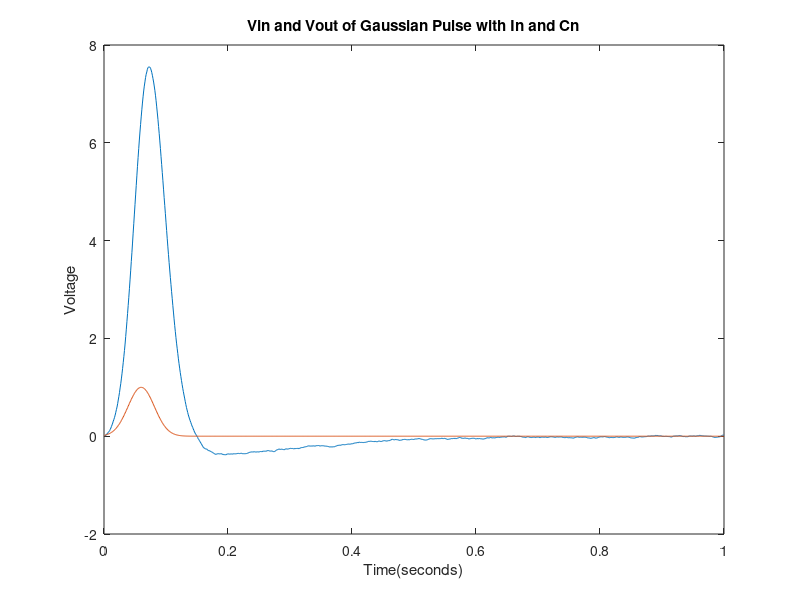
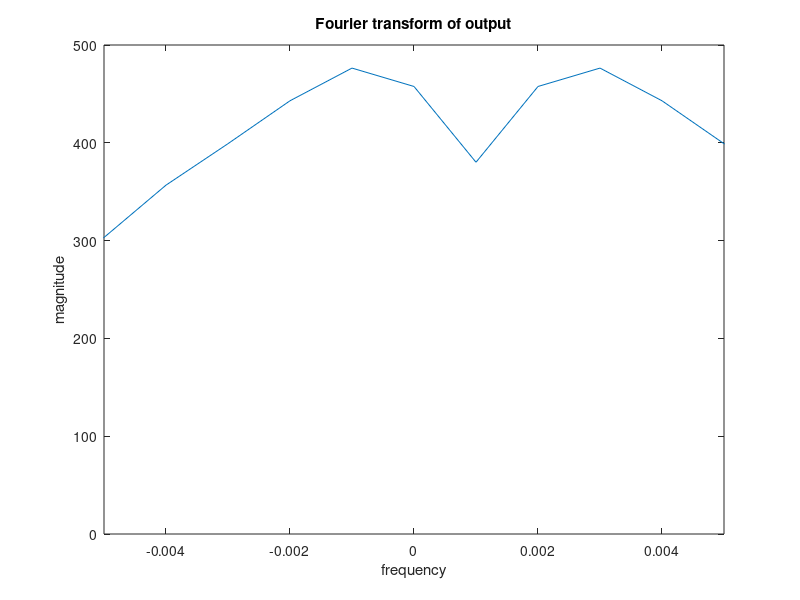
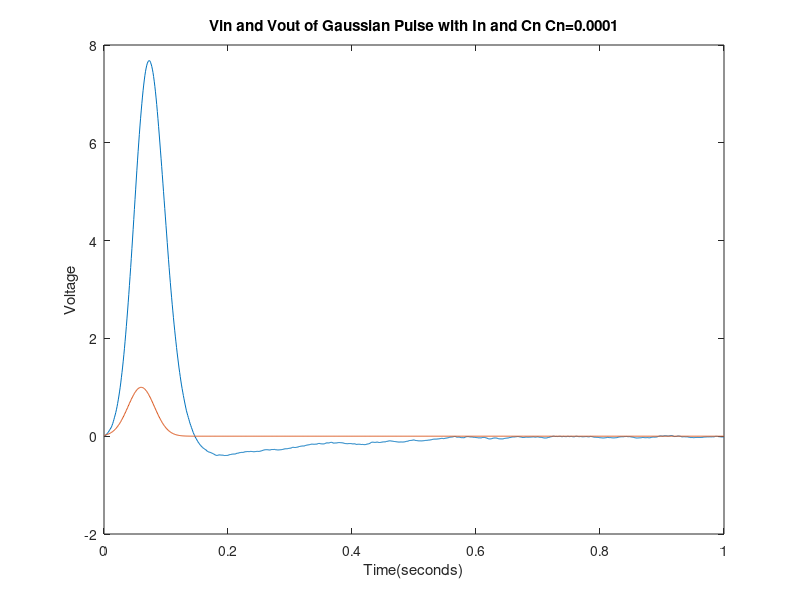
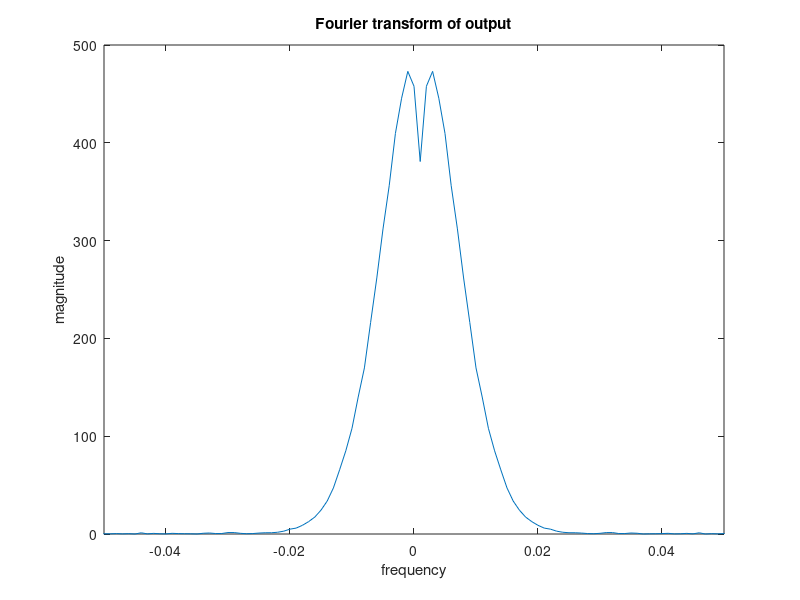

These figures' MATLAB source, in order:
clear all

runTime = 1; %given in seconds
timecuts = 1000;
dt =runTime/timecuts;

R1=1;
C1=0.25;
R2=2;
L1=0.2;
R3=10;
a=100;
R4=0.1;
Ro=1000;
Cn=0.00001;
     

C = [  0, 0,   0,  0, 0, 0, 0, 0; ... V1
     -C1,C1,   0,  0, 0, 0, 0, 0; ... V2
       0, 0, -L1,  0, 0, 0, 0, 0; ... I1
       0, 0,   0, Cn, 0, 0, 0, 0; ... V3
       0, 0,   0,  0, 0, 0, 0, 0; ... I3
       0, 0,   0, Cn, 0, 0, 0, 0; ... V4
       0, 0,   0,  0, 0, 0, 0, 0; ... In
       0, 0,   0,  0, 0, 0, 0, 0];   %Vo
   
   %     V1             V2  I1    V3  I3     V4  In            Vo  
G = [     1,             0,  0,    0,  0,     0,  0,            0; ... V1
      -1/R1, (1/R2 + 1/R1), -1,    0,  0,     0,  0,            0; ... V2
          0,             1,  0,   -1,  0,     0,  0,            0; ... I1
          0,             0, -1, 1/R3,  0,     0, -1,            0; ... V3
          0,             0,  0,    0, -a,     1,  0,            0; ... I3
          0,             0,  0, 1/R3, -1,     0, -1,            0; ... V4
          0,             0,  0,    0,  0,     0,  1,            0; ... In
          0,             0,  0,    0,  0, -1/R4,  0, (1/R4 +1/Ro)];   %Vo
   

%Gaussian pulse
mag = 1;
dev = 0.03;
delay = 0.06;
Flist = zeros(8,1,timecuts);
for count = 1:1:timecuts
    Flist(1,1,count) = mag*exp(-((count*dt-delay)/dev)^2);%for gaussian pulse
    Flist(7,1,count) = 0.001*randn;
end
Vlist = zeros(8,1,timecuts);

for count  = 2:1:timecuts
    A = C/dt +G;
    
    Vlist(:,:,count) = A\(C*Vlist(:,:,count-1)/dt +Flist(:,:,count));
end
      
V1list(1,:) = Vlist(1,1,:);
V2list(1,:) = Vlist(2,1,:);
ILlist(1,:) = Vlist(3,1,:);
I3list(1,:) = Vlist(4,1,:);
V4list(1,:) = Vlist(5,1,:);
Inlist(1,:) = Vlist(7,1,:);
Volist(1,:) = Vlist(8,1,:);

figure(1)
plot((1:timecuts).*dt,Volist(1,:))
xlabel('Time(seconds)')
ylabel('Voltage')
title('Vin and Vout of Gaussian Pulse with In and Cn')
hold on
plot((1:timecuts).*dt,V1list(1,:))
hold off

figure(2)
g = abs(fftshift(fft(Volist(1,:))));
plot(((1:length(g))/timecuts)-0.5,g)
xlim([-0.005 0.005])
xlabel('frequency')
ylabel('magnitude')
title('Fourier transform of output')

%changing Cn
Cn=0.0001;
     

C = [  0, 0,   0,  0, 0, 0, 0, 0; ... V1
     -C1,C1,   0,  0, 0, 0, 0, 0; ... V2
       0, 0, -L1,  0, 0, 0, 0, 0; ... I1
       0, 0,   0, Cn, 0, 0, 0, 0; ... V3
       0, 0,   0,  0, 0, 0, 0, 0; ... I3
       0, 0,   0, Cn, 0, 0, 0, 0; ... V4
       0, 0,   0,  0, 0, 0, 0, 0; ... In
       0, 0,   0,  0, 0, 0, 0, 0];   %Vo

%Gaussian pulse
mag = 1;
dev = 0.03;
delay = 0.06;
Flist = zeros(8,1,timecuts);
for count = 1:1:timecuts
    Flist(1,1,count) = mag*exp(-((count*dt-delay)/dev)^2);%for gaussian pulse
    Flist(7,1,count) = 0.001*randn;
end
Vlist = zeros(8,1,timecuts);

for count  = 2:1:timecuts
    A = C/dt +G;
    
    Vlist(:,:,count) = A\(C*Vlist(:,:,count-1)/dt +Flist(:,:,count));
end
      
V1list(1,:) = Vlist(1,1,:);
V2list(1,:) = Vlist(2,1,:);
ILlist(1,:) = Vlist(3,1,:);
I3list(1,:) = Vlist(4,1,:);
V4list(1,:) = Vlist(5,1,:);
Inlist(1,:) = Vlist(7,1,:);
Volist(1,:) = Vlist(8,1,:);

figure(3)
plot((1:timecuts).*dt,Volist(1,:))
xlabel('Time(seconds)')
ylabel('Voltage')
title('Vin and Vout of Gaussian Pulse with In and Cn Cn=0.0001')
hold on
plot((1:timecuts).*dt,V1list(1,:))
hold off

figure(4)
g = abs(fftshift(fft(Volist(1,:))));
plot(((1:length(g))/timecuts)-0.5,g)
xlim([-0.05 0.05])
xlabel('frequency')
ylabel('magnitude')
title('Fourier transform of output')

%new Cn
Cn=0.001;
     

C = [  0, 0,   0,  0, 0, 0, 0, 0; ... V1
     -C1,C1,   0,  0, 0, 0, 0, 0; ... V2
       0, 0, -L1,  0, 0, 0, 0, 0; ... I1
       0, 0,   0, Cn, 0, 0, 0, 0; ... V3
       0, 0,   0,  0, 0, 0, 0, 0; ... I3
       0, 0,   0, Cn, 0, 0, 0, 0; ... V4
       0, 0,   0,  0, 0, 0, 0, 0; ... In
       0, 0,   0,  0, 0, 0, 0, 0];   %Vo
   

%Gaussian pulse
mag = 1;
dev = 0.03;
delay = 0.06;
Flist = zeros(8,1,timecuts);
for count = 1:1:timecuts
    Flist(1,1,count) = mag*exp(-((count*dt-delay)/dev)^2);%for gaussian pulse
    Flist(7,1,count) = 0.001*randn;
end
Vlist = zeros(8,1,timecuts);

for count  = 2:1:timecuts
    A = C/dt +G;
    
    Vlist(:,:,count) = A\(C*Vlist(:,:,count-1)/dt +Flist(:,:,count));
end
      
V1list(1,:) = Vlist(1,1,:);
V2list(1,:) = Vlist(2,1,:);
ILlist(1,:) = Vlist(3,1,:);
I3list(1,:) = Vlist(4,1,:);
V4list(1,:) = Vlist(5,1,:);
Inlist(1,:) = Vlist(7,1,:);
Volist(1,:) = Vlist(8,1,:);

figure(5)
plot((1:timecuts).*dt,Volist(1,:))
xlabel('Time(seconds)')
ylabel('Voltage')
title('Vin and Vout of Gaussian Pulse with In and Cn Cn=0.001')
hold on
plot((1:timecuts).*dt,V1list(1,:))
hold off

figure(6)
g = abs(fftshift(fft(Volist(1,:))));
plot(((1:length(g))/timecuts)-0.5,g)
xlim([-0.05 0.05])
xlabel('frequency')
ylabel('magnitude')
title('Fourier transform of output')


%new Cn
Cn=0.01;
     

C = [  0, 0,   0,  0, 0, 0, 0, 0; ... V1
     -C1,C1,   0,  0, 0, 0, 0, 0; ... V2
       0, 0, -L1,  0, 0, 0, 0, 0; ... I1
       0, 0,   0, Cn, 0, 0, 0, 0; ... V3
       0, 0,   0,  0, 0, 0, 0, 0; ... I3
       0, 0,   0, Cn, 0, 0, 0, 0; ... V4
       0, 0,   0,  0, 0, 0, 0, 0; ... In
       0, 0,   0,  0, 0, 0, 0, 0];   %Vo
   

%Gaussian pulse
mag = 1;
dev = 0.03;
delay = 0.06;
Flist = zeros(8,1,timecuts);
for count = 1:1:timecuts
    Flist(1,1,count) = mag*exp(-((count*dt-delay)/dev)^2);%for gaussian pulse
    Flist(7,1,count) = 0.001*randn;
end
Vlist = zeros(8,1,timecuts);

for count  = 2:1:timecuts
    A = C/dt +G;
    
    Vlist(:,:,count) = A\(C*Vlist(:,:,count-1)/dt +Flist(:,:,count));
end
      
V1list(1,:) = Vlist(1,1,:);
V2list(1,:) = Vlist(2,1,:);
ILlist(1,:) = Vlist(3,1,:);
I3list(1,:) = Vlist(4,1,:);
V4list(1,:) = Vlist(5,1,:);
Inlist(1,:) = Vlist(7,1,:);
Volist(1,:) = Vlist(8,1,:);

figure(7)
plot((1:timecuts).*dt,Volist(1,:))
xlabel('Time(s)')
ylabel('Voltage')
title('Vin and Vout of Gaussian Pulse with In and Cn Cn=0.01')
hold on
plot((1:timecuts).*dt,V1list(1,:))
hold off

figure(8)
g = abs(fftshift(fft(Volist(1,:))));
plot(((1:length(g))/timecuts)-0.5,g)
xlim([-0.05 0.05])
xlabel('frequency')
ylabel('magnitude')
title('Fourier transform of output')

clear all
%Starting changing timesteps
runTime = 1; %given in seconds
timecuts = 100;
dt =runTime/timecuts;

R1=1;
C1=0.25;
R2=2;
L1=0.2;
R3=10;
a=100;
R4=0.1;
Ro=1000;
Cn=0.00001;
     

C = [  0, 0,   0,  0, 0, 0, 0, 0; ... V1
     -C1,C1,   0,  0, 0, 0, 0, 0; ... V2
       0, 0, -L1,  0, 0, 0, 0, 0; ... I1
       0, 0,   0, Cn, 0, 0, 0, 0; ... V3
       0, 0,   0,  0, 0, 0, 0, 0; ... I3
       0, 0,   0, Cn, 0, 0, 0, 0; ... V4
       0, 0,   0,  0, 0, 0, 0, 0; ... In
       0, 0,   0,  0, 0, 0, 0, 0];   %Vo
   
   %     V1             V2  I1    V3  I3     V4  In            Vo  
G = [     1,             0,  0,    0,  0,     0,  0,            0; ... V1
      -1/R1, (1/R2 + 1/R1), -1,    0,  0,     0,  0,            0; ... V2
          0,             1,  0,   -1,  0,     0,  0,            0; ... I1
          0,             0, -1, 1/R3,  0,     0, -1,            0; ... V3
          0,             0,  0,    0, -a,     1,  0,            0; ... I3
          0,             0,  0, 1/R3, -1,     0, -1,            0; ... V4
          0,             0,  0,    0,  0,     0,  1,            0; ... In
          0,             0,  0,    0,  0, -1/R4,  0, (1/R4 +1/Ro)];   %Vo

%Gaussian pulse
mag = 1;
dev = 0.03;
delay = 0.06;
Flist = zeros(8,1,timecuts);
for count = 1:1:timecuts
    Flist(1,1,count) = mag*exp(-((count*dt-delay)/dev)^2);%for gaussian pulse
    Flist(7,1,count) = 0.001*randn;
end
Vlist = zeros(8,1,timecuts);

for count  = 2:1:timecuts
    A = C/dt +G;
    
    Vlist(:,:,count) = A\(C*Vlist(:,:,count-1)/dt +Flist(:,:,count));
end
      
V1list(1,:) = Vlist(1,1,:);
V2list(1,:) = Vlist(2,1,:);
ILlist(1,:) = Vlist(3,1,:);
I3list(1,:) = Vlist(4,1,:);
V4list(1,:) = Vlist(5,1,:);
Inlist(1,:) = Vlist(7,1,:);
Volist(1,:) = Vlist(8,1,:);

figure(9)
plot((1:timecuts).*dt,Volist(1,:))
xlabel('Time(seconds)')
ylabel('Voltage')
title('Vin and Vout of Gaussian Pulse with In and Cn timesteps=100')
hold on
plot((1:timecuts).*dt,V1list(1,:))
hold off

figure(10)
g = abs(fftshift(fft(Volist(1,:))));
plot(((1:length(g))/timecuts)-0.5,g)
xlim([-0.5 0.5])
xlabel('frequency')
ylabel('magnitude')
title('Fourier transform of output')

%new timestep
clear all
runTime = 1; %given in seconds
timecuts = 1000;
dt =runTime/timecuts;

R1=1;
C1=0.25;
R2=2;
L1=0.2;
R3=10;
a=100;
R4=0.1;
Ro=1000;
Cn=0.00001;
     

C = [  0, 0,   0,  0, 0, 0, 0, 0; ... V1
     -C1,C1,   0,  0, 0, 0, 0, 0; ... V2
       0, 0, -L1,  0, 0, 0, 0, 0; ... I1
       0, 0,   0, Cn, 0, 0, 0, 0; ... V3
       0, 0,   0,  0, 0, 0, 0, 0; ... I3
       0, 0,   0, Cn, 0, 0, 0, 0; ... V4
       0, 0,   0,  0, 0, 0, 0, 0; ... In
       0, 0,   0,  0, 0, 0, 0, 0];   %Vo
   
   %     V1             V2  I1    V3  I3     V4  In            Vo  
G = [     1,             0,  0,    0,  0,     0,  0,            0; ... V1
      -1/R1, (1/R2 + 1/R1), -1,    0,  0,     0,  0,            0; ... V2
          0,             1,  0,   -1,  0,     0,  0,            0; ... I1
          0,             0, -1, 1/R3,  0,     0, -1,            0; ... V3
          0,             0,  0,    0, -a,     1,  0,            0; ... I3
          0,             0,  0, 1/R3, -1,     0, -1,            0; ... V4
          0,             0,  0,    0,  0,     0,  1,            0; ... In
          0,             0,  0,    0,  0, -1/R4,  0, (1/R4 +1/Ro)];   %Vo

%Gaussian pulse
mag = 1;
dev = 0.03;
delay = 0.06;
Flist = zeros(8,1,timecuts);
for count = 1:1:timecuts
    Flist(1,1,count) = mag*exp(-((count*dt-delay)/dev)^2);%for gaussian pulse
    Flist(7,1,count) = 0.001*randn;
end
Vlist = zeros(8,1,timecuts);

for count  = 2:1:timecuts
    A = C/dt +G;
    
    Vlist(:,:,count) = A\(C*Vlist(:,:,count-1)/dt +Flist(:,:,count));
end
      
V1list(1,:) = Vlist(1,1,:);
V2list(1,:) = Vlist(2,1,:);
ILlist(1,:) = Vlist(3,1,:);
I3list(1,:) = Vlist(4,1,:);
V4list(1,:) = Vlist(5,1,:);
Inlist(1,:) = Vlist(7,1,:);
Volist(1,:) = Vlist(8,1,:);

figure(11)
plot((1:timecuts).*dt,Volist(1,:))
xlabel('Time(s)')
ylabel('Voltage')
title('Vin and Vout of Gaussian Pulse with In and Cn timesteps=1000')
hold on
plot((1:timecuts).*dt,V1list(1,:))
hold off

figure(12)
g = abs(fftshift(fft(Volist(1,:))));
plot(((1:length(g))/timecuts)-0.5,g)
xlim([-0.005 0.005])
xlabel('frequency')
ylabel('magnitude')
title('Fourier transform of output')
      
      
      
      
      